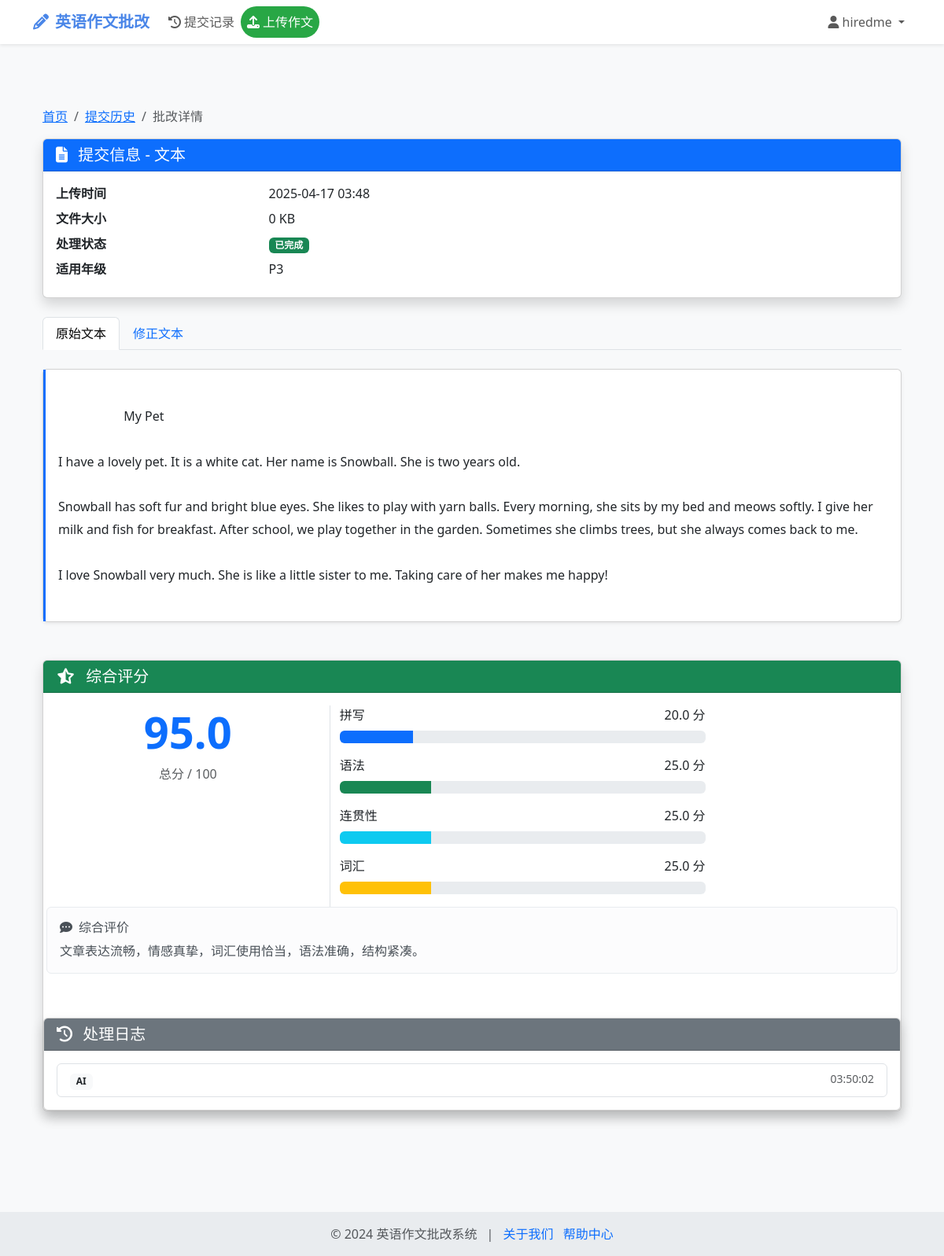
/Ework/submission/6/ (signed in), run on the app's committed database.
### Ework/models.py (models this page shows)
class User(AbstractUser):
    email = models.EmailField('邮箱', blank=True)
    created_at = models.DateTimeField('创建时间', default=timezone.now)
    class Meta:
        db_table = 'users'
        indexes = [
            models.Index(fields=['username']),
        ]

class Submission(models.Model):
    FILE_TYPE_CHOICES = (
        ('image', '图片'),
        ('doc', '文档'),
        ('txt', '文本')
    )
    STATUS_CHOICES = (
        ('pending', '待处理'),
        ('processing', '处理中'),
        ('completed', '已完成'),
        ('failed', '失败')
    )
    user = models.ForeignKey(User, on_delete=models.CASCADE, verbose_name='用户')
    file_type = models.CharField('文件类型', max_length=5, choices=FILE_TYPE_CHOICES)
    original_file = models.FileField('原始文件', upload_to='submissions/%Y/%m/%d/')
    file_size = models.IntegerField('文件大小(KB)')
    upload_time = models.DateTimeField('上传时间', auto_now_add=True)
    ocr_used = models.BooleanField('OCR处理', default=False)
    status = models.CharField(
        '处理状态',
        max_length=20,  # 统一长度
        choices=STATUS_CHOICES,
        default='pending',
        db_index=True  # 添加索引
    )
    class Meta:
        db_table = 'submissions'
        indexes = [
            models.Index(fields=['user', 'upload_time']),
        ]

class Essay(models.Model):
    GRADE_CHOICES = (
        ('P1', '一年级'),
        ('P2', '二年级'),
        ('P3', '三年级'),
        ('P4', '四年级'),
        ('P5', '五年级'),
        ('P6', '六年级'),
    )
    submission = models.OneToOneField(Submission, on_delete=models.CASCADE, verbose_name='提交记录')
    raw_text = models.TextField('原始文本')
    processed_text = models.TextField('处理后文本')
    language_level = models.CharField('适用年级', max_length=2, choices=GRADE_CHOICES)
    extract_time = models.DateTimeField('提取时间', auto_now_add=True)
    class Meta:
        db_table = 'essays'

class Score(models.Model):
    essay = models.OneToOneField(Essay, on_delete=models.CASCADE, verbose_name='对应作文')
    total_score = models.DecimalField('总分', max_digits=4, decimal_places=1)
    spelling = models.DecimalField('拼写分', max_digits=3, decimal_places=1)
    grammar = models.DecimalField('语法分', max_digits=3, decimal_places=1)
    cohesion = models.DecimalField('连贯性', max_digits=3, decimal_places=1)
    vocabulary = models.DecimalField('词汇分', max_digits=3, decimal_places=1)
    comments = models.TextField('综合评价')
    engine_used = models.CharField('分析引擎', max_length=20)
    class Meta:
        db_table = 'scores'

class SystemLog(models.Model):
    LOG_TYPES = (
        ('OCR', 'OCR处理'),
        ('AI', 'AI分析'),
        ('SYSTEM', '系统日志'),
    )
    log_type = models.CharField(
        '日志类型',
        max_length=20,  # 注意：长度需足够包含最长选项（如'SYSTEM'）
        choices=LOG_TYPES,
        db_index=True
    )
    submission = models.ForeignKey(
        Submission,
        on_delete=models.SET_NULL,
        null=True,
        blank=True
    )
    message = models.TextField('日志内容')  # 正确字段名应为 message
    created_at = models.DateTimeField(
        '创建时间',
        auto_now_add=True,
        db_index=True
    )
    class Meta:
        db_table = 'system_logs'

### Ework/views.py (the view)
@login_required
def submission_detail(request, submission_id):
    submission = get_object_or_404(Submission, pk=submission_id, user=request.user)
    essay = Essay.objects.filter(submission=submission).first()
    score = Score.objects.filter(essay=essay).first() if essay else None
    corrections = Correction.objects.filter(essay=essay) if essay else []
    logs = SystemLog.objects.filter(submission=submission)
    score_data = []
    if score:
        score_data = [
            ("拼写", score.spelling, "primary"),
            ("语法", score.grammar, "success"),
            ("连贯性", score.cohesion, "info"),
            ("词汇", score.vocabulary, "warning"),
        ]
    context = {
        "submission": submission,
        "essay": essay,
        "score": score,
        "score_data": score_data,  # 添加构造好的数据结构
        "corrections": corrections,
        "logs": logs,
    }
    return render(request, "submission_detail.html", context)

### Ework/templates/submission_detail.html (shortened to what this page needs)
{% extends "base.html" %}
{% load static %}
{% block content %}
<div class="container py-5">
    <nav aria-label="breadcrumb">
        <ol class="breadcrumb">
            <li class="breadcrumb-item"><a href="{% url 'index' %}">首页</a></li>
            <li class="breadcrumb-item"><a href="{% url 'submission_history' %}">提交历史</a></li>
            <li class="breadcrumb-item active" aria-current="page">批改详情</li>
        </ol>
    </nav>
    <div class="card shadow mb-4">
        <div class="card-header bg-primary text-white">
            <h5 class="card-title mb-0">
                <i class="fas fa-file-alt me-2"></i>
                提交信息 - {{ submission.get_file_type_display }}
            </h5>
        </div>
        <div class="card-body">
            <dl class="row mb-0">
                <dt class="col-sm-3">上传时间</dt>
                <dd class="col-sm-9">{{ submission.upload_time|date:"Y-m-d H:i" }}</dd>
                <dt class="col-sm-3">文件大小</dt>
                <dd class="col-sm-9">{{ submission.file_size }} KB</dd>
                <dt class="col-sm-3">处理状态</dt>
                <dd class="col-sm-9">
                    <span
                        class="badge bg-{% if submission.status == 'completed' %}success{% elif submission.status == 'failed' %}danger{% else %}warning{% endif %}">
                        {{ submission.get_status_display }}
                    </span>
                </dd>
                <dt class="col-sm-3">适用年级</dt>
                <dd class="col-sm-9">{{ essay.language_level }}</dd>
            </dl>
        </div>
    </div>
    <nav class="mb-4">
        <div class="nav nav-tabs" id="text-tab" role="tablist">
            <button class="nav-link active" data-bs-toggle="tab" data-bs-target="#original-text" type="button">
                原始文本
            </button>
            <button class="nav-link" data-bs-toggle="tab" data-bs-target="#processed-text" type="button">
                修正文本
            </button>
        </div>
    </nav>
    <div class="tab-content mb-5">
        <div class="tab-pane fade show active" id="original-text">
            <div class="card shadow-sm">
                <div class="card-body text-preview">
                    {{ essay.raw_text|linebreaksbr }}
                </div>
            </div>
        </div>
    </div>
    <div class="card shadow mb-5">
        <div class="card-header bg-success text-white">
            <h5 class="card-title mb-0">
                <i class="fas fa-star-half-alt me-2"></i>
                综合评分
            </h5>
        </div>
        <div class="card-body">
            <div class="row mb-4">
                <div class="col-md-4 text-center border-end">
                    <h2 class="display-4 fw-bold text-primary">{{ score.total_score }}</h2>
                    <p class="text-muted mb-0">总分 / 100</p>
                </div>
                <div class="col-md-8">
                    <div class="col-md-8">
                        {% with score_data=score_data %}
                        {% for label, value, color in score_data %}
                        <div class="mb-3">
                            <div class="d-flex justify-content-between mb-2">
                                <span>{{ label }}</span>
                                <span>{{ value }} 分</span>
                            </div>
                            <div class="progress">
                                <div class="progress-bar bg-{{ color }}" role="progressbar" style="width: {{ value }}%"
                                    aria-valuenow="{{ value }}" aria-valuemin="0" aria-valuemax="100">
                                </div>
                            </div>
                        </div>
                        {% endfor %}
                        {% endwith %}
                    </div>
                </div>
                <div class="alert alert-light">
                    <h6><i class="fas fa-comment-dots me-2"></i>综合评价</h6>
                    <p class="mb-0">{{ score.comments }}</p>
                </div>
            </div>
        </div>
        <div class="card shadow">
            <div class="card-header bg-secondary text-white">
                <h5 class="card-title mb-0">
                    <i class="fas fa-history me-2"></i>
                    处理日志
                </h5>
            </div>
            <div class="card-body">
                <div class="list-group">
                    {% for log in logs %}
                    <div class="list-group-item">
                        <div class="d-flex justify-content-between">
                            <div>
                                <span
                                    class="badge bg-{% if log.log_type == 'API' %}info{% elif log.log_type == 'SYSTEM' %}warning{% else %}light text-dark{% endif %}">
                                    {{ log.log_type }}
                                </span>
                            </div>
                            <small class="text-muted">
                                {{ log.created_at|date:"H:i:s" }}
                            </small>
                        </div>
                    </div>
                    {% empty %}
                    <div class="text-center text-muted py-3">
                        没有相关日志记录
                    </div>
                    {% endfor %}
                </div>
            </div>
        </div>
    </div>
    {% endblock %}

### Ework/templates/base.html (shortened to what this page needs)
<!DOCTYPE html>
<html lang="zh-cn">
<head>
    <link href="https://cdn.bootcdn.net/ajax/libs/bootstrap/5.3.3/css/bootstrap.min.css" rel="stylesheet">
    <link rel="stylesheet" href="https://cdnjs.cloudflare.com/ajax/libs/font-awesome/6.4.0/css/all.min.css">
</head>
<body>
    <nav class="navbar navbar-expand-lg navbar-light bg-white shadow-sm">
        <div class="container">
            <a class="navbar-brand" href="{% url 'index' %}">
                <i class="fas fa-pencil-alt me-2"></i>英语作文批改
            </a>
            <div class="collapse navbar-collapse" id="navbarNav">
                <ul class="navbar-nav me-auto">
                    <li class="nav-item">
                        <a class="nav-link" href="{% url 'submission_history' %}">
                            <i class="fas fa-history me-1"></i>提交记录
                        </a>
                    </li>
                    <li class="nav-item">
                        <a class="nav-link upload-btn" href="{% url 'upload' %}">
                            <i class="fas fa-upload me-1"></i>上传作文
                        </a>
                    </li>
                </ul>
                <ul class="navbar-nav">
                    {% if user.is_authenticated %}
                    <li class="nav-item dropdown">
                        <a class="nav-link dropdown-toggle" href="#" role="button" data-bs-toggle="dropdown">
                            <i class="fas fa-user me-1"></i>{{ user.username }}
                        </a>
                    </li>
                    {% else %}
                    <li class="nav-item">
                        <a class="nav-link" href="{% url 'login' %}">登录/注册</a>
                    </li>
                    {% endif %}
                </ul>
            </div>
        </div>
    </nav>
    <main class="main-content">
        <div class="container">
            {% block content %}{% endblock %}
        </div>
    </main>
    <footer>
        <div class="container text-center text-muted">
            <p class="mb-0">
                © 2024 英语作文批改系统
                <span class="mx-2">|</span>
                <a href="#" class="text-decoration-none me-2">关于我们</a>
                <a href="#" class="text-decoration-none">帮助中心</a>
            </p>
        </div>
    </footer>
</body>
</html>

### Ework/templates/base.html (style rules this page uses)
:root { --primary-color: #4a86e8; --secondary-color: #6c757d; }
body { background-color: #f8f9fa; min-height: 100vh; display: flex; flex-direction: column; }
.main-content { flex: 1; padding: 2rem 0; }
.navbar-brand { font-weight: 600; color: var(--primary-color) !important; }
.upload-btn { background-color: #28a745; color: white !important; border-radius: 20px; padding: 0.5rem 1.5rem; }
footer { background-color: #e9ecef; padding: 1rem 0; margin-top: auto; }

### Ework/templates/submission_detail.html (style rules this page uses)
.text-preview { white-space: pre-wrap; line-height: 1.8; border-left: 3px solid #0d6efd; padding-left: 1rem; }

### data on the page
User: username "hiredme"
Submission: file_type "文本", upload_time "2025-04-17 03:48", file_size "0", status "已完成"
Essay: language_level "P3", raw_text "My Pet I have a lovely pet. It is a white cat. Her name is Snowball. She is two years old. Snowball has soft fur and bright blue eyes. She likes to play with yarn balls. Every morning, she sits by my bed and meows softly. I give her milk and fish for breakfast. After school, we play together in the garden. Sometimes she climbs trees, but she always comes back to me. I love Snowball very much. She is like a little sister to me. Taking care of her makes me happy!"
Score: total_score "95.0", score_data "20.0" "25.0" "25.0" "25.0", comments "文章表达流畅，情感真挚，词汇使用恰当，语法准确，结构紧凑。"
SystemLog: log_type "AI", created_at "03:50:02"

### other printed values
{{ label }} "拼写" "语法" "连贯性" "词汇"
